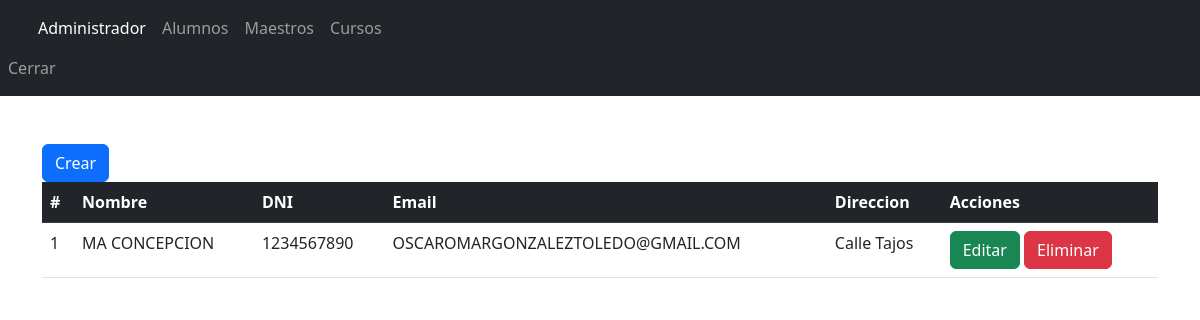
The app's page /modulos/alumnos/index.php with its own data.
### tables this page shows
CREATE TABLE `alumnos` (
  `id` int(100) NOT NULL,
  `nombre` varchar(100) NOT NULL,
  `dni` varchar(10) NOT NULL,
  `email` varchar(50) NOT NULL,
  `direccion` varchar(100) NOT NULL
);

### modulos/alumnos/index.php (the view, shortened to what this page needs)
<?php
include("../../modelo/conexion.php");
$stm = $conexion->prepare("SELECT * FROM alumnos");
$stm->execute();
$alumnos = $stm->fetchAll(PDO::FETCH_ASSOC);
?>
<?php include("../../template/navbar.php"); ?>
<button type="button" class="btn btn-primary" data-bs-toggle="modal" data-bs-target="#create">
  Crear
</button>
<div class="table-responsive">
    <table class="table">
        <thead class="table table-dark">
            <tr>
                <th scope="col">#</th>
                <th scope="col">Nombre</th>
                <th scope="col">DNI</th>
                <th scope="col">Email</th>
                <th scope="col">Direccion</th>
                <th scope="col">Acciones</th>
            </tr>
        </thead>
        <tbody>
            <?php foreach ($alumnos as $alumno) { ?>
                <tr class="">
                    <td scope="row"><?php echo $alumno['id']; ?></td>
                    <td><?php echo $alumno['nombre']; ?></td>
                    <td><?php echo $alumno['dni']; ?></td>
                    <td><?php echo $alumno['email']; ?></td>
                    <td><?php echo $alumno['direccion']; ?></td>
                    <td>
                        <a  href="edit.php?id=<?php echo $alumno['id']; ?>" class="btn btn-success">Editar</a>
                        <a href="index.php?id=<?php echo $alumno['id']; ?>" class="btn btn-danger">Eliminar</a>
                    </td>
                </tr>
            <?php } ?>
        </tbody>
    </table>
</div>
<?php include("../../template/footer.php"); ?>

### records on screen
alumnos: id "1", nombre "MA CONCEPCION", dni "1234567890", email "OSCAROMARGONZALEZTOLEDO@GMAIL.COM", direccion "Calle Tajos"
